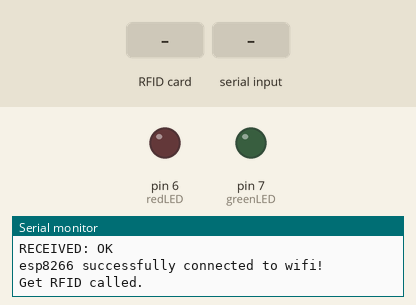
This sketch was run on a simulated Arduino Uno, built with avr-gcc and run on an emulated ATmega328P. Parts: output pins drawn as LEDs (lit = HIGH), the last lines printed to the serial monitor. Inputs (shaded band) come from the test bench. The modem accepts every AT command (registered, SIM ready, sends succeed) and sends nothing else; pins used as bus, display or sensor lines are not drawn.

Above: at 9.2 s.
9.3 s: RFID card 5E 7A 19 C4 held to the reader
At 18.2 s:
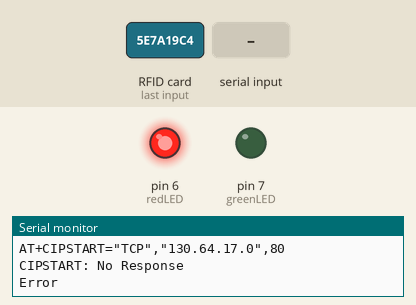
21.1 s: "T\n" received over the second serial link
Timing chart, 0 to 24.1 s (numbered marks = the images above; inputs shaded):
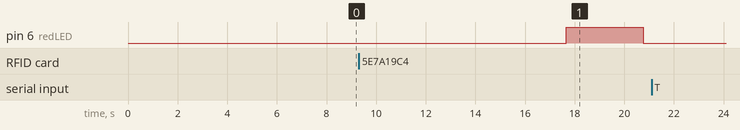

Measured:
- after the input at 9.3 s, pin 6 (redLED): LOW → HIGH after 8.4 s, → LOW 3.1 s later

The sketch:

SignIn_Station.pde
```cpp
#include <SPI.h>
#include <MFRC522.h>
#include <SoftwareSerial.h>

// WARNING, WARNING ... DANGER, WILL ROBINSON, DANGER!!!
// The station ID is unique to each terminal and must be manually entered.
// Double and triple check this value is what you intend it to be.
//#define SID 2  // Station ID number  - needs to correlate with database setting

//////////////////////// Wireless network information //////////////////////////////////

const char SSID[] = "Tufts_Wireless";

// PW = Empty string since network is not password protected. This particular network is
// mac address registry based. We are not registering the mac addresses of these so
// they are limited to accessing internal IPs or websites hosted by Tufts.
const char PSK[] = "";
// Static IP of the directory location
const char DBIP[] = "130.64.17.0";

#define STID 16                  // Station ID number
#define RST_PIN   5
#define SS_PIN    10

///////////////////////////////// RFID Inits /////////////////////////////////////////

// RFID_UID will be stored and sent as a hex string
String RFID_UID ="";
MFRC522 RFID(SS_PIN, RST_PIN);  // Create mfrc522 instance
MFRC522::MIFARE_Key key;

/////////////////////////////////// Hardware assignments /////////////////////////////

SoftwareSerial ESP8266(8, 9); // D9 -> ESP8266 RX, D10 -> ESP8266 TX
SoftwareSerial LCD(3,2);        // D2 -> LCD TX, D3 -> LCD RX (unused)
#define greenLED 7
#define redLED   6
#define esp8266_rst_pin  A1
#define rst_pin_value 170
#define reset_delay 1000


void setup() {
    pinMode(esp8266_rst_pin, OUTPUT);
    digitalWrite(esp8266_rst_pin, LOW);
    pinMode(redLED, OUTPUT);
    pinMode(greenLED, OUTPUT);

    // Initialize Serial Communications
    Serial.begin(9600);   // with the PC for debugging displays
    DisplayInit();        // Start and Configure LCD for external displays
    ESP8266.begin(9600);
    display("Welcome", "");

    while(!ESP8266_Check()){ delay(reset_delay); }
    display("esp8266", "checked!");
    Serial.println(F("esp8266 checked!"));

    while( !ESP8266_Mode(3) ){ delay(reset_delay); }
    Serial.println(F("esp8266 set to mode 3!"));

    display("Connecting", "To Wifi...");
    while( !connectWiFi() ){ delay(reset_delay); }
    Serial.println(F("esp8266 successfully connected to wifi!"));

    display("Waiting for", "RFID..");
    delay(500);

    SPI.begin();
    RFID.PCD_Init();

    // Prepare the key (used both as key A and as key B)
    // using FFFFFFFFFFFFh which is the default at chip delivery from the factory
    for (byte i = 0; i < 6; i++) {
       key.keyByte[i] = 0xFF;
    }
    GetRFID(key.keyByte, MFRC522::MF_KEY_SIZE);
}


void loop() {
    delay(1000);
    do {
        //for debugging: wait for serial commands while looping
        while(ESP8266.available()) Serial.write(ESP8266.read());
        while(Serial.available()) ESP8266.write(Serial.read());

        check_status();
        delay(100);
    } while ( !getPICC() );

    Serial.println(F("An RFID has been detected"));
    RFID_UID = GetRFID(RFID.uid.uidByte, RFID.uid.size);

    display("RFID", "Detected!");
    String info = "SignIn"; // Info constant for Sign IN/OUT stations.

    RFID.PICC_HaltA();       // Halt PICC
    RFID.PCD_StopCrypto1();  // Stop encryption on PCD

    String resp = "";
    resp = ReqJMN( RFID_UID, "3", info);
    Serial.println(resp);

    if (resp[0] == 'T') {
        digitalWrite(greenLED, HIGH);
        String name = getName(resp);
        Serial.println(resp);
        Serial.println(name);

        display("Thank you, ", name);
        delay(3000);
        digitalWrite(greenLED, LOW);
    }

    else if (resp[0] == 'F') {
        digitalWrite(redLED, HIGH);
        display("Insufficient","credentials");
        delay(2000);
        display("Get approved at","maker.tufts.edu");
        delay(2000);
        digitalWrite(redLED, LOW);
    }

    else if (resp[0] == 'E') {
        // Blink the red light and give an error message.
        // Display a warning to get a staff member.
        display("No ID found","in Database");
        digitalWrite(redLED, HIGH);
        delay(3000);
        display("Get approved at","maker.tufts.edu");
        digitalWrite(redLED, LOW);
        delay(3000);
    }

    display("Waiting for", "RFID..");
}


//////////////////////RFID UTILITY FUNCTIONS//////////////////////
//////////////////////////////////////////////////////////////////

// Grab the hex values from a byte array, returns decimal equivalent
int getPICC()
{
  // Getting ready for Reading PICCs
  if ( ! RFID.PICC_IsNewCardPresent()) { //If a new PICC placed to RFID reader continue
    return 0;
  }
  if ( ! RFID.PICC_ReadCardSerial()) {   //Since a PICC is placed, get Serial and continue
    return 0;
  }

  return 1;
}

String GetRFID(byte *buffer, byte bufferSize)
{
  Serial.println(F("Get RFID called."));
  String tmp = "";
  String tmp2;
  for (byte i = 0; i < bufferSize; i++) {
    tmp2 = "";
    tmp2 += String(buffer[i] < 0x10 ? "0" : "");
    tmp2 += String(buffer[i], HEX);
    tmp = tmp2 + tmp;
  }
  tmp.toUpperCase();
  return tmp;
}


////////////////////////////////////////////////////////////////////////
/////////////////////// WIFI / DATABASE UTILITIES //////////////////////
////////////////////////////////////////////////////////////////////////
boolean ESP8266_Check()
{
    ESP8266.println(F("AT"));
    delay(200);
    if(ESP8266.find("OK")) {
      Serial.flush();
      return true;
    }

    else if(ESP8266.find("ERROR")) {
      Serial.println(F("RECEIVED: Error"));
      Serial.println(F("Trying again.."));
      return false;
    }
    else {
      Serial.println(F("RECEIVED: No Response"));
      Serial.println(F("Trying again.."));
      return false;
    }
}

boolean ESP8266_Mode(int mode)
{
    ESP8266.println(F("AT+CWMODE?"));
    if(ESP8266.find(mode)) {
      Serial.print(F("Mode already set"));
      return true;
    }

    ESP8266.print(F("AT+CWMODE="));
    ESP8266.println(mode);

    if(ESP8266.find("OK")) {
      Serial.println(F("RECEIVED: OK"));
      return true;
    }
    else if(ESP8266.find("ERROR")) {
      Serial.println(F("RECEIVED: Error"));
      Serial.println(F("Trying again.."));
      return false;
    }
    else {
      Serial.println(F("RECEIVED: No Response"));
      Serial.println(F("Trying again.."));
      //reset device
      void(* resetFunc) (void) = 0;
      resetFunc();
      return false;
    }
    delay(100);
}


boolean connectWiFi()
{
    ESP8266.println(F("AT+CWJAP?"));
    delay(250);
    if(ESP8266.find("tuftswireless"))
    {
        Serial.flush();
        while(ESP8266.available()) Serial.write(ESP8266.read());
        Serial.print(F("\n"));
        // Serial.println(F("Already connected"));
        return true;
    }
    delay(100);
    String cmd="AT+CWJAP=\"";
    cmd+=SSID;
    cmd+="\",\"";
    cmd+=PSK;
    cmd+="\"";
    ESP8266.println(cmd);
    Serial.println(cmd);
    delay(500);
    while ( !ESP8266.available() ){
        delay(100);
    }

    if(ESP8266.find("OK")) {
        Serial.println(F("RECEIVED: OK"));
        ESP8266.flush();
        return true;
    }

    else if(ESP8266.find("ERROR")) {
        Serial.println(F("RECEIVED: Error"));
        return false;
    }

    else {
        Serial.println(F("RECEIVED: Couldn't connect to wifi; no response"));
        return false;
    }
}


String ReqJMN(String RFID1, String req1, String info1)
{
    String resp="";
    char z;
    Serial.println(F("Starting request..."));


    String httpReq = "GET /RFID.php?stid=";
    httpReq += STID; // Universal constant
    httpReq += "&rfid=";
    httpReq += RFID1; // Local input
    httpReq += "&req=";
    httpReq += req1; // local input
    httpReq += "&info=";
    httpReq += info1; // local input
    httpReq += " HTTP/1.0\r\n\r\n";
    delay(50);
    Serial.println(httpReq);
    //  Send AT command to ESP8266
    // Start connection -
    Serial.println(F("CIPStart..."));
    Serial.print(F("AT+CIPSTART=\"TCP\",\""));
    Serial.print(DBIP);
    Serial.print(F("\",80\r\n"));

    ESP8266.print(F("AT+CIPSTART=\"TCP\",\""));
    ESP8266.print(DBIP);
    ESP8266.print(F("\",80\r\n"));

    delay(100);
    if(ESP8266.find("OK")) {
      Serial.println(F("CIPSTART: OK"));
    }

    else if(ESP8266.find("ERROR")) {
      Serial.println(F("CIPSTART: Error"));
      return "Error";
    }

    else {
      Serial.println(F("CIPSTART: No Response"));
      return "Error";
    }

    // Send request -
    Serial.println(F("CIPSEND..."));
    Serial.print(F("AT+CIPSEND="));
    Serial.print(httpReq.length());
    Serial.print(F("\r\n"));

    ESP8266.print("AT+CIPSEND=");
    ESP8266.print(httpReq.length()); // Specifies how much data is being sent
    ESP8266.print("\r\n");
    // while(ESP8266.available()) Serial.write(ESP8266.read());
    delay(500);

    if(ESP8266.find("OK")) {
      Serial.println(F("Sent Request - "));
      Serial.print(httpReq);
      ESP8266.print(httpReq);
    }
    else {
      Serial.println(F("No request sent. Try again."));
    }

    int j = 0;
    while(!ESP8266.find("JMNR:")) {
      j++;
      Serial.print(j);
      if (j>50) {
        Serial.println(F("Error - could not find JMNR"));
        return F("Error - could not find JMNR");
      }
    }

    Serial.println(F("Found JMNR:..."));
    for (int i = 0; i<=18; i++) {
      while(!ESP8266.available());
      z = (char)ESP8266.read();
      Serial.write(z);
      resp.concat(z);
    }

    Serial.println(F("<-- END"));

    return resp;
}


////////////////////////////////////////////////////////////////////////
////////////////// MISC UTILITIES ///////////////////////////////////
//////////////////////////////////////////////////////
void check_status()
{
      if( !ESP8266_Check() ) {
              display("Terminal", "Disconnected");
              while(!ESP8266_Check()) {
                    delay(reset_delay);
              }
              display("Terminal", "Connected");
              Serial.println("Terminal Connected.");
              delay(200);
              display("Waiting for", "RFID..");
       }
       /* if( !connectWiFi() ) {
              display("Wifi", "Disconnected");
              while(!connectWiFi()) {
                    delay(reset_delay);
              }
              display("Wifi", "Connected");
              delay(200);
              display("Waiting for", "RFID..");
       } */
}
// Function for sending strings to the display
void display(String Line1, String Line2)
{
  // Clear the display
  LCD.write(254); LCD.write(128);
  LCD.write("                "); // clear display (16 characters each line)
  LCD.write("                ");

  Line1 = center(Line1);
  Line2 = center(Line2);

    // Concatenate the strings
  char L1[ ] = "                "; // 16 Characters
  char L2[ ] = "                "; // 16 Characters
  Line1.toCharArray(L1, 16);
  Line2.toCharArray(L2, 16);

  LCD.write(254); LCD.write(128); // First line
  LCD.write(L1);

  LCD.write(254); LCD.write(192); // Second line
  LCD.write(L2);

  delay(25);
}

String getName(String response)
{
    Serial.println(F("In getname"));
    response.remove(0,2);   //removes 'T' and a whitespace, also, this fxn is
                            //pass by copy, so we're not altering the reponse from before
    Serial.println(response);

    //find whitespace after name
    int k = 0;
    for(k; k < response.length(); k++) {
        if(response[k] == ' '){
          break;
        }
    }

    int j = (16 - k);
    // now remove everything after index k, up to the last index (index 15)
    response.remove(k, j);

    return response;
}

void DisplayInit()
{
  LCD.begin(9600);
  delay(100);
  // To be run during splash screen to ensure running at 9600
  LCD.write(0X7C); LCD.write(0X12);
  delay(500);
  // Reset the brightness to 40%
  LCD.write(0X7C); LCD.write(140);
  delay(100);
  // Clear Screen
  LCD.write(0X7C); LCD.write(0X01);
  delay(100);
}

String center(String toCenter)
{
    // Auto center the strings
    int a = toCenter.length();
    a = a + (a % 2);  //makes divisible by 2
    a = 16 - a;
    a = a/2;
    String center1 = "";

    //for loop concatenates whitespaces to beginning of new array
    for (a; a > 0; a--){
        center1 += ' ';
    }
    center1 += toCenter;
    return center1;
}
```
